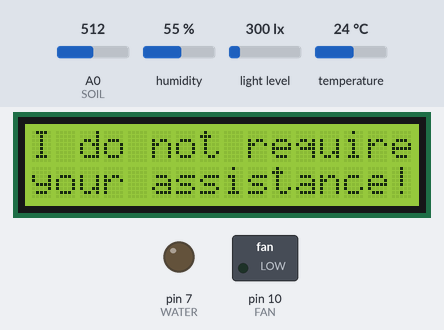
A program run on a simulated Arduino Uno, built with avr-gcc and run on an emulated ATmega328P. Parts: 16×2 character LCD, switched loads named in the program (green lamp = pin HIGH), output pins drawn as LEDs (lit = HIGH). The inputs (shaded band) are chosen by the test bench; at power-on: A0 (SOIL) = 512, humidity 55 %, light level 300 lx, temperature 24 °C. What the program prints to the serial monitor is not drawn.

Above: at 5.4 s.
At 8.4 s:
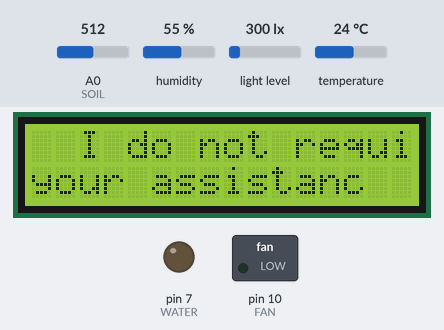
11.9 s: A0 (SOIL) set to 743
13.4 s: A0 (SOIL) set to 759
At 14.3 s:
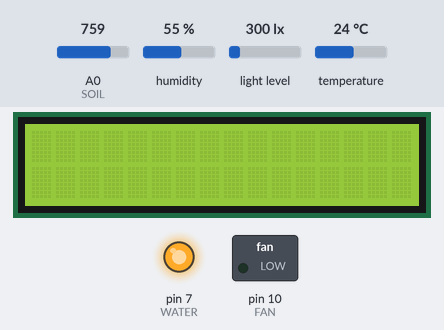
At 17.1 s:
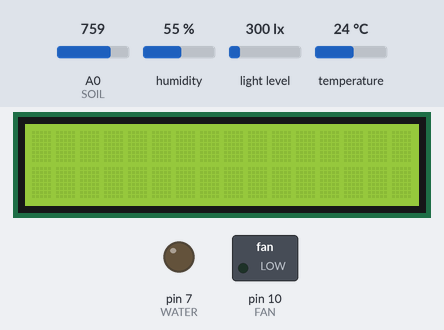
Timing chart, 0 to 18.6 s (numbered marks = the images above; inputs shaded):
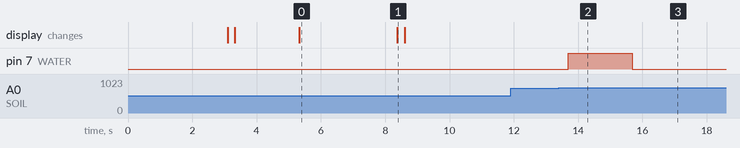

Measured:
- the behaviour switches between 750 and 751 on A0 (SOIL) (found by bisection; images 1 and 2)
- after the input at 11.9 s, every drawn part: stays the same
- after the input at 13.4 s, pin 7 (WATER): LOW → HIGH after 0.29 s, → LOW 2.0 s later
- what the display in image 0 shows lasts 3.1 s, from 5.3 s to 8.4 s

The program:

main.cpp
```cpp
#include "SETUP.h"
#include "Arduino.h"
#include "LCD.h"
#include "SENSORS.h"

void collectData() {
    temperature = dhtSensor.readTemperature();
    humidity = dhtSensor.readHumidity();
    lightIntensity = lightSensor.readLightLevel();
    soilMoisture = analogRead(SOIL);
    Serial.println("Data Collected:");
    Serial.print("Temperature: ");
    Serial.println(temperature);
    Serial.print("Humidity: ");
    Serial.println(humidity);
    Serial.print("Light Intensity: ");
    Serial.println(lightIntensity);
    Serial.print("Soil Moisture: ");
    Serial.println(soilMoisture);
    Serial.println("------------------------");
}


void setup() {
    ///displayLcd("Hi", "hi", 3000);
    Serial.begin(9600);
    initialLcdMessage();
    setupDigital();
    setupSensors();
    setupTimer();
    collectData();
}

void loop() {
    // Collect data periodically
    if (timer >= COLLECT_DATA) {
        collectData();
        displayCollectedData();
        timer = 0; // Reset timer
    }

    // Fan control logic
    if (fanOn) {
        if (fanTimer >= FAN_ON) {
            fanOn = false;
            fanTimer = 0;
            digitalWrite(FAN, LOW); // Turn off fan
        }
    } else {
        if (temperature > TEMPERATURE_HIGH) {
            if (firstFan) {
                firstFan = false;
                fanOn = true;
                fanTimer = 0; // Reset fan timer
                digitalWrite(FAN, HIGH); // Turn on fan
            } else if (fanTimer >= FAN_OFF) {
                fanOn = true;
                fanTimer = 0; // Reset fan timer
                digitalWrite(FAN, HIGH); // Turn on fan
            }
        }
    }

    // Light control logic
    lightIntensity = lightSensor.readLightLevel();
    if (lightIntensity < LIGHT_LOW) {
        digitalWrite(LED_1, HIGH);
        digitalWrite(LED_2, HIGH);
        lightIntensity = lightSensor.readLightLevel(); // Re-read after adjustment
    } else if (lightIntensity > LIGHT_HIGH) {
        digitalWrite(LED_1, LOW);
        digitalWrite(LED_2, LOW);
        delay(500);
        lightIntensity = lightSensor.readLightLevel(); // Re-read after adjustment
    }

    // Soil moisture control logic
    soilMoisture = analogRead(SOIL);
    if (soilMoisture > DRY_SOIL) {
        if (firstWater) {
            firstWater = false;
            digitalWrite(WATER, HIGH);
            delay(2000);
            digitalWrite(WATER, LOW);
            waterTimer = 0; // Reset water timer
        } else if (waterTimer >= WATER_OFF) {
            digitalWrite(WATER, HIGH);
            delay(2000);
            digitalWrite(WATER, LOW);
            waterTimer = 0; // Reset water timer
        }
    }
}
```

SENSORS.h
```cpp
#ifndef SENSORS_H
#define SENSORS_H

#include "LCD.h"
#include "SETUP.h"

/* Reads light intensity value and turns on the LEDs if needed. */
void readLight();

/* Reads temperature value and turns on fan if needed. */
void readTemperature();

/* Reads humidity value. */
void readHumidity();

/* Reads soil moisture value and waters the plant through the pump is needed. */
void readMoisture();

#endif
```

SETUP.h
```cpp
#ifndef SETUP_H
#define SETUP_H

#include <BH1750.h>
#include <DHT.h>
#include <LiquidCrystal.h>
#include <Wire.h>

#define LED_1 6
#define LED_2 8
#define SOIL A0
#define FAN 10
#define WATER 7

#define WET_SOIL 500
#define DRY_SOIL 750

#define LIGHT_LOW 10
#define LIGHT_HIGH 80

#define TEMPERATURE_HIGH 24

#define MINUTE 120
#define FAN_ON 30 * MINUTE
#define FAN_OFF 10 * MINUTE
#define WATER_OFF 60 * MINUTE
#define COLLECT_DATA MINUTE

/* light intensity sensor */
extern BH1750 lightSensor;
/* LCD display */
extern LiquidCrystal lcdDisplay;
/* temperature and humidity sensor */
extern DHT dhtSensor;

/* read sensor values */
extern int lightIntensity;
extern int temperature;
extern int humidity;
extern int soilMoisture;

/* timer used for collecting data */
extern int timer;
/* timer used for measuring time spent by the fan, either on or off */
extern int fanTimer;
/* timer used for measuring time spent between two following waterings */
extern int waterTimer;

extern bool firstWater;
extern bool firstFan;
extern bool fanOn;

/* Initializes digital pins. */
void setupDigital();

/* Initializes sensors. */
void setupSensors();

/* Initializez timer interrupts. */
void setupTimer();

#endif
```

SENSORS.cpp
```cpp
#include "SENSORS.h"

/**
 * @brief Reads light intensity value and turns on the LEDs if needed.
 *
 */
void readLight()
{
	/* reads light intensity from the sensor */
	lightIntensity = lightSensor.readLightLevel();

	/* light intensity is low*/
	if (lightIntensity < LIGHT_LOW) {
		lcdDisplay.clear();

		/* displays sun character */
		displaySun();

		/* turns on LEDs */
		digitalWrite(LED_1, HIGH);
		digitalWrite(LED_2, HIGH);

		delay(2000);
		lcdDisplay.clear();

		/* rereads light intensity after adjusting light */
		lightIntensity = lightSensor.readLightLevel();

		/* light intensity is high */
	} else if (lightIntensity > LIGHT_HIGH) {
		/* turns off LEDs */
		digitalWrite(LED_1, LOW);
		digitalWrite(LED_2, LOW);
		delay(500);

		/* rereads light intensity after adjusting light */
		lightIntensity = lightSensor.readLightLevel();
	}
}

/**
 * @brief Reads temperature value and turns on fan if needed.
 *
 */
void readTemperature()
{
	/* reads temperature value from the sensor */
	temperature = dhtSensor.readTemperature();

	if (temperature > TEMPERATURE_HIGH) {
		/* first time the fan is turned on */
		if (firstFan) {
			firstFan = false;
			fanOn = true;

			/* starts timer for measuring fan on */
			fanTimer = 0;

			lcdDisplay.clear();

			/* displays wind character */
			displayWind();

			/* turns on the fan */
			digitalWrite(FAN, HIGH);

			delay(2000);
			lcdDisplay.clear();

			/* next times the fan is turned on */
		} else if (!fanOn) {
			/* fan has been off for a period of time */
			if (fanTimer >= FAN_OFF) {
				fanOn = true;

				/* starts timer for measuring fan on */
				fanTimer = 0;

				lcdDisplay.clear();

				/* displays wind character */
				displayWind();

				/* turns on the fan */
				digitalWrite(FAN, HIGH);

				delay(2000);
				lcdDisplay.clear();
			}
		}
	}
}

/**
 * @brief Reads humidity value.
 *
 */
void readHumidity()
{
	/* reads humidity value from the sensor */
	humidity = dhtSensor.readHumidity();
}

/**
 * @brief Reads soil moisture value and waters the plant through the pump is
 * needed.
 *
 */
void readMoisture()
{
	/* reads soil moisture from the sensor */
	soilMoisture = analogRead(SOIL);

	/* soil is dry */
	if (soilMoisture > DRY_SOIL) {
		/* first time the pump is turned on */
		if (firstWater) {
			firstWater = false;

			lcdDisplay.clear();

			/* displays watering can character */
			displayWater();
			delay(2000);
			lcdDisplay.clear();

			/* waters plant */
			digitalWrite(WATER, HIGH);
			delay(3000);
			digitalWrite(WATER, LOW);

			/* starts timer for measuring pump off */
			waterTimer = 0;

			/* next times the pump is turned on => if the plant has
			 * not been watered for a period of time
			 */
		} else if (waterTimer >= WATER_OFF) {
			lcdDisplay.clear();

			/* displays watering can character */
			displayWater();
			delay(2000);
			lcdDisplay.clear();

			/* waters plant */
			digitalWrite(WATER, HIGH);
			delay(3000);
			digitalWrite(WATER, LOW);

			/* starts timer for measuring pump off */
			waterTimer = 0;
		}
	}
}
```

SETUP.cpp
```cpp
#include "SETUP.h"
#include "DHT.h"

BH1750 lightSensor;
LiquidCrystal lcdDisplay(12, 11, 5, 4, 3, 2);
DHT dhtSensor(13, DHT11);

int lightIntensity = 0;
int temperature = 0;
int humidity = 0;
int soilMoisture = 0;

int timer = 0;
int fanTimer = 0;
int waterTimer = 0;

bool firstWater = true;
bool firstFan = true;
bool fanOn = false;

/**
 * @brief Initializes digital pins..
 *
 */
void setupDigital()
{
	///pinMode(LED_1, OUTPUT);
	///pinMode(LED_2, OUTPUT);
	pinMode(FAN, OUTPUT);
	pinMode(WATER, OUTPUT);
}

/**
 * @brief Initializes sensors.
 *
 */
void setupSensors()
{
	Wire.begin();
	lightSensor.begin();
    if (!lightSensor.begin()) {
    Serial.println("BH1750 sensor initialization failed!");
    while (1); // Stop the program if the sensor isn't working
}
	dhtSensor.begin();

}

/**
 * @brief Initializez timer interrupts.
 *
 */
void setupTimer()
{
	cli();

	/* initializes registers */
	TCCR1A = 0;
	TCCR1B = 0;
	TCNT1 = 0;

	/* generates interrupts at every 0.5 seconds */
	OCR1A = 31249;
	/* sets CTC mode */
	TCCR1B |= (1 << WGM12);
	/* sets 256 prescaler */
	TCCR1B |= (1 << CS12);

	/* enables timer compare interrupts */
	TIMSK1 |= (1 << OCIE1A);

	sei();

}

ISR(TIMER1_COMPA_vect) {
    timer++;  // Increment your global timer variable
}
```

LCD.h
```cpp
#ifndef LCD_H
#define LCD_H

#include "SETUP.h"

/* Computes transition of two messages leaving the screen. */
void transitionLcd(String message1, String message2, int delayValue);

/* Computes display waiting effect while collecting data. */
void waitingEffect(String message, int delayValue);

/* Displays two messages on the two rows of the 1602 LCD. */
void displayLcd(String message1, String message2, int delayValue);

/* Displays initial LCD message when starting the circuit. */
void initialLcdMessage();

/* Displays sensors parameters. */
void displayCollectedData();

/* Displays custom character in the center of the LCD. */
void displaySymbol(byte symbol[][8]);

/* Displays custom sun character => marks LEDs lighting. */
void displaySun();

/* Displays custom wind character => marks FAN turning on. */
void displayWind();

/* Displays custom watering can character => marks PUMP watering the plant. */
void displayWater();

#endif
```

LCD.cpp
```cpp
#include "LCD.h"

/**
 * @brief Computes transition of two messages leaving the screen.
 *
 * @param message1 first row message
 * @param message2 second row message
 * @param delayValue delay value used for transitioning
 */
void transitionLcd(String message1, String message2, int delayValue)
{
	for (int i = 0; i <= 16; ++i) {
		lcdDisplay.clear();

		/* first row leaving display to right */
		lcdDisplay.setCursor(i, 0);
		lcdDisplay.print(message1);

		/* second row leaving display to left */
		lcdDisplay.setCursor(0, 1);
		lcdDisplay.print(message2.substring(0, 16 - i));

		delay(10);
	}
}

/**
 * @brief Computes display waiting effect while collecting data.
 *
 * @param message displayed while waiting transition
 * @param delayValue delay value used for transitioning
 */
void waitingEffect(String message, int delayValue)
{
	lcdDisplay.clear();
	delay(1000);

	for (int i = 0; i <= 12; ++i) {
		lcdDisplay.clear();

		lcdDisplay.setCursor(0, 0);
		lcdDisplay.print(message);

		lcdDisplay.setCursor(0, 1);

		lcdDisplay.setCursor(i, 1);
		lcdDisplay.print("...");
		delay(100);

		lcdDisplay.setCursor(i, 1);
		lcdDisplay.print(".. .");
		delay(100);

		lcdDisplay.setCursor(i, 1);
		lcdDisplay.print(". ..");
		delay(100);

		lcdDisplay.setCursor(i, 1);
		lcdDisplay.print(" ...");

		delay(delayValue);
	}
}

/**
 * @brief Displays two messages on the two rows of the 1602 LCD.
 *
 * @param message1 first row message
 * @param message2 second row message
 * @param delayValue delay value used for transitioning
 */
void displayLcd(String message1, String message2, int delayValue)
{
	lcdDisplay.clear();

	lcdDisplay.setCursor(0, 0);
	lcdDisplay.print(message1);

	lcdDisplay.setCursor(0, 1);
	lcdDisplay.print(message2);

	delay(delayValue);
}

/**
 * @brief Displays initial LCD message when starting the circuit.
 *
 */
void initialLcdMessage()
{
	lcdDisplay.begin(16, 2);

	String message1 = "Welcome, I'm";
	String message2 = " a Lazy Garden! ";

	displayLcd(message1, message2, 3000);
	transitionLcd(message1, message2, 125);

	delay(2000);

	String message3 = "I do not require";
	String message4 = "your assistance!";

	displayLcd(message3, message4, 3000);
	transitionLcd(message3, message4, 125);

	delay(2000);
}

/**
 * @brief Displays sensors parameters.
 *
 */
void displayCollectedData()
{
	/* displays light intensity */
	displayLcd("Light Intensity:", String(String(lightIntensity) + " lx"),
		   3000);

	/* displays temperature */
	displayLcd("Temperature:", String(String(temperature) + " C"), 3000);

	/* displays humidity */
	displayLcd("Humidity:", String(String(humidity) + " %"), 3000);

	/* displays soil moisture */
	if (soilMoisture < WET_SOIL) {
		displayLcd("Soil Moisture:",
			   String(String(soilMoisture) + " is TOO WET"), 3000);
	} else if (soilMoisture > DRY_SOIL) {
		displayLcd("Soil Moisture:",
			   String(String(soilMoisture) + " is TOO DRY"), 3000);
	} else {
		displayLcd("Soil Moisture:",
			   String(String(soilMoisture) + " is PERFECT"), 3000);
	}
}

/**
 * @brief Displays custom character in the center of the LCD.
 *
 * @param symbol to be displayed
 */
void displaySymbol(byte symbol[][8])
{
	/* creates character */
	for (int i = 0; i < 8; ++i) {
		lcdDisplay.createChar(i, symbol[i]);
	}

	/* writes character */
	for (int i = 0; i < 4; ++i) {
		lcdDisplay.setCursor(6 + i, 0);
		lcdDisplay.write(byte(i));

		lcdDisplay.setCursor(6 + i, 1);
		lcdDisplay.write(byte(i + 4));
	}
}

/**
 * @brief Displays custom sun character => marks LEDs lighting.
 *
 */
void displaySun()
{
	byte sunSymbol[][8] = {
	    {B00000, B00000, B00010, B00001, B00000, B00000, B00000, B01111},
	    {B00000, B00100, B00010, B00010, B10000, B00011, B00111, B01111},
	    {B00000, B00100, B01000, B01000, B00000, B11001, B11100, B11110},
	    {B00000, B00000, B00000, B01000, B10000, B00000, B00000, B00000},
	    {B00000, B00000, B00000, B00001, B00010, B00000, B00000, B00000},
	    {B01111, B00111, B10011, B00000, B00010, B00010, B00100, B00000},
	    {B11110, B11100, B11000, B00001, B01000, B01000, B00100, B00000},
	    {B11110, B00000, B00000, B00000, B10000, B01000, B00000, B00000}};

	displaySymbol(sunSymbol);
}

/**
 * @brief Displays custom wind character => marks FAN turning on.
 *
 */
void displayWind()
{
	byte windSymbol[][8] = {
	    {B00000, B00000, B00000, B00000, B00000, B00000, B00000, B00000},
	    {B00000, B00000, B00000, B10000, B11000, B10100, B10011, B11111},
	    {B00000, B00000, B00000, B11111, B10010, B10100, B11000, B11000},
	    {B00000, B00000, B00000, B00000, B00000, B00000, B00000, B00000},
	    {B00000, B00000, B00000, B00000, B00000, B00000, B00000, B00000},
	    {B00011, B00011, B00101, B01001, B11111, B00000, B00000, B00000},
	    {B11111, B11001, B00101, B00011, B00001, B00000, B00000, B00000},
	    {B00000, B00000, B00000, B00000, B00000, B00000, B00000, B00000},
	};

	displaySymbol(windSymbol);
}

/**
 * @brief Displays custom watering can character => marks PUMP watering the
 * plant.
 *
 */
void displayWater()
{
	byte waterSymbol[][8] = {
	    {B00000, B00000, B01100, B10010, B10001, B01111, B00111, B11111},
	    {B00000, B00000, B00000, B10000, B11000, B11100, B11110, B11111},
	    {B00000, B00000, B00000, B00000, B00000, B00000, B00000, B00000},
	    {B00000, B00000, B00000, B00000, B00000, B00000, B00000, B00000},
	    {B11111, B00111, B00011, B00001, B00000, B00000, B00000, B00000},
	    {B11110, B11101, B11011, B10000, B00000, B00000, B00000, B00000},
	    {B00001, B10011, B11111, B00011, B00001, B00000, B00000, B00000},
	    {B00000, B00000, B10000, B00100, B00000, B00110, B00110, B00000}};

	displaySymbol(waterSymbol);
}
```
